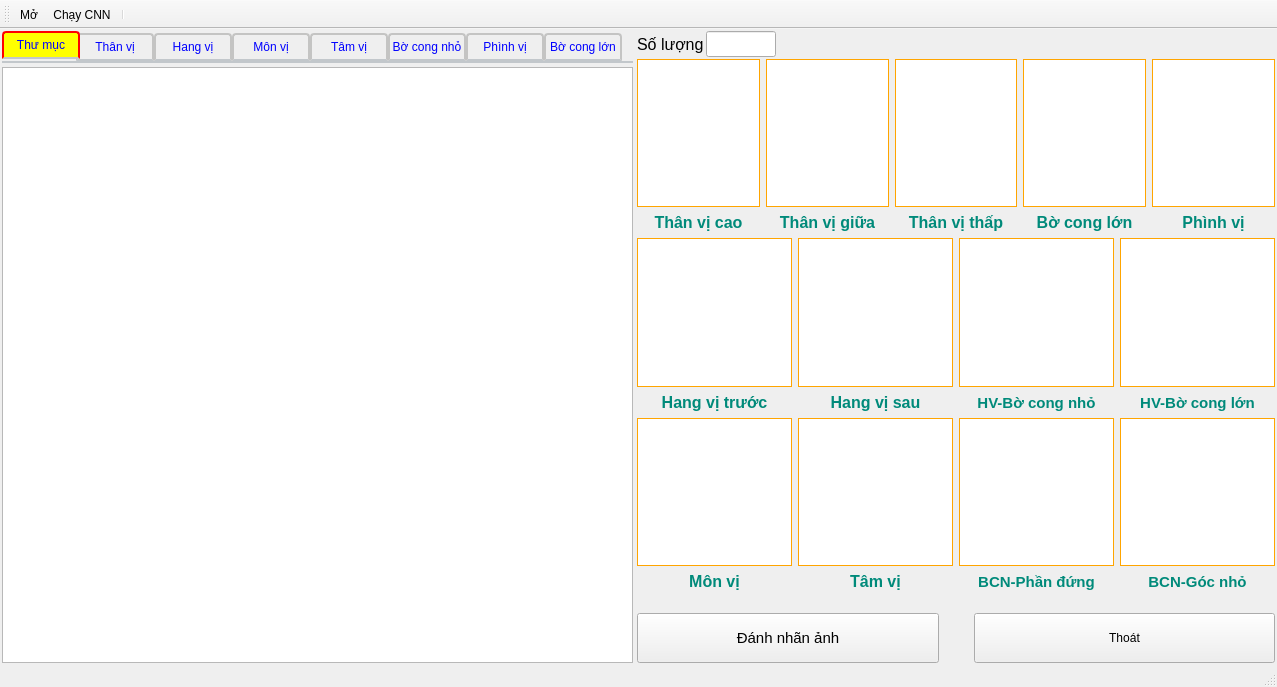
<?xml version="1.0" encoding="UTF-8"?>
<ui version="4.0">
 <class>MainWindow</class>
 <widget class="QMainWindow" name="MainWindow">
  <property name="geometry">
   <rect>
    <x>0</x>
    <y>0</y>
    <width>1277</width>
    <height>687</height>
   </rect>
  </property>
  <property name="acceptDrops">
   <bool>false</bool>
  </property>
  <property name="windowTitle">
   <string>AI Medical Assistant</string>
  </property>
  <widget class="QWidget" name="centralWidget">
   <property name="styleSheet">
    <string notr="true"/>
   </property>
   <layout class="QHBoxLayout" name="horizontalLayout_9">
    <property name="spacing">
     <number>4</number>
    </property>
    <property name="leftMargin">
     <number>2</number>
    </property>
    <property name="topMargin">
     <number>2</number>
    </property>
    <property name="rightMargin">
     <number>2</number>
    </property>
    <property name="bottomMargin">
     <number>2</number>
    </property>
    <item>
     <widget class="QTabWidget" name="tabWidget_2">
      <property name="sizePolicy">
       <sizepolicy hsizetype="Expanding" vsizetype="Expanding">
        <horstretch>0</horstretch>
        <verstretch>0</verstretch>
       </sizepolicy>
      </property>
      <property name="minimumSize">
       <size>
        <width>631</width>
        <height>0</height>
       </size>
      </property>
      <property name="font">
       <font>
        <weight>50</weight>
        <bold>false</bold>
       </font>
      </property>
      <property name="focusPolicy">
       <enum>Qt::TabFocus</enum>
      </property>
      <property name="acceptDrops">
       <bool>true</bool>
      </property>
      <property name="styleSheet">
       <string notr="true">QTabBar::tab{
height: 20px;
width: 70px;
}
QTabWidget::pane { /* The tab widget frame */
    border-top: 2px solid #C2C7CB;
}
/* Style the tab using the tab sub-control. Note that
    it reads QTabBar _not_ QTabWidget */
QTabBar::tab {
	color:blue;
    background:qlineargradient(x1: 0, y1: 0, x2: 0, y2: 1,
                                stop: 0 #E1E1E1, stop: 0.4 #DDDDDD,
                                stop: 0.5 #D8D8D8, stop: 1.0 #D3D3D3);
    border: 2px solid #C4C4C3;
    border-bottom-color: #C2C7CB; /* same as the pane color */
    border-top-left-radius: 4px;
    border-top-right-radius: 4px;
    min-width: 8ex;
    padding: 2px;
}

QTabBar::tab:selected, QTabBar::tab:hover {
    background: yellow;/*qlineargradient(x1: 0, y1: 0, x2: 0, y2: 1,
                                stop: 0 #fafafa, stop: 0.4 #f4f4f4,
                                stop: 0.5 #e7e7e7, stop: 1.0 #fafafa);*/
}

QTabBar::tab:selected {

    border-color: red;
    border-bottom-color: #C2C7CB; /* same as pane color */
}

QTabBar::tab:!selected {
    margin-top: 2px; /* make non-selected tabs look smaller */
}

/* make use of negative margins for overlapping tabs */
QTabBar::tab:selected {
    /* expand/overlap to the left and right by 4px */
    margin-left: -4px;
    margin-right: -4px;
}

QTabBar::tab:first:selected {
    margin-left: 0; /* the first selected tab has nothing to overlap with on the left */
}

QTabBar::tab:last:selected {
    margin-right: 0; /* the last selected tab has nothing to overlap with on the right */
}

QTabBar::tab:only-one {
    margin: 0; /* if there is only one tab, we don't want overlapping margins */
}</string>
      </property>
      <property name="currentIndex">
       <number>0</number>
      </property>
      <widget class="QWidget" name="t_list">
       <attribute name="title">
        <string>Thư mục</string>
       </attribute>
       <layout class="QVBoxLayout" name="verticalLayout_12">
        <property name="leftMargin">
         <number>0</number>
        </property>
        <property name="topMargin">
         <number>4</number>
        </property>
        <property name="rightMargin">
         <number>0</number>
        </property>
        <property name="bottomMargin">
         <number>0</number>
        </property>
        <item>
         <widget class="QListWidget" name="listWidget">
          <property name="contextMenuPolicy">
           <enum>Qt::CustomContextMenu</enum>
          </property>
          <property name="acceptDrops">
           <bool>true</bool>
          </property>
          <property name="autoScrollMargin">
           <number>8</number>
          </property>
          <property name="dragEnabled">
           <bool>true</bool>
          </property>
          <property name="defaultDropAction">
           <enum>Qt::MoveAction</enum>
          </property>
          <property name="iconSize">
           <size>
            <width>290</width>
            <height>218</height>
           </size>
          </property>
          <property name="verticalScrollMode">
           <enum>QAbstractItemView::ScrollPerItem</enum>
          </property>
          <property name="movement">
           <enum>QListView::Snap</enum>
          </property>
          <property name="flow">
           <enum>QListView::LeftToRight</enum>
          </property>
          <property name="resizeMode">
           <enum>QListView::Adjust</enum>
          </property>
          <property name="spacing">
           <number>0</number>
          </property>
          <property name="gridSize">
           <size>
            <width>302</width>
            <height>255</height>
           </size>
          </property>
          <property name="viewMode">
           <enum>QListView::IconMode</enum>
          </property>
         </widget>
        </item>
       </layout>
      </widget>
      <widget class="QWidget" name="t_thanvi">
       <attribute name="title">
        <string>Thân vị</string>
       </attribute>
       <layout class="QVBoxLayout" name="verticalLayout_2">
        <property name="leftMargin">
         <number>0</number>
        </property>
        <property name="topMargin">
         <number>4</number>
        </property>
        <property name="rightMargin">
         <number>0</number>
        </property>
        <property name="bottomMargin">
         <number>0</number>
        </property>
        <item>
         <widget class="QListWidget" name="than_vi">
          <property name="contextMenuPolicy">
           <enum>Qt::CustomContextMenu</enum>
          </property>
          <property name="acceptDrops">
           <bool>true</bool>
          </property>
          <property name="autoScrollMargin">
           <number>8</number>
          </property>
          <property name="dragEnabled">
           <bool>true</bool>
          </property>
          <property name="defaultDropAction">
           <enum>Qt::MoveAction</enum>
          </property>
          <property name="iconSize">
           <size>
            <width>290</width>
            <height>218</height>
           </size>
          </property>
          <property name="movement">
           <enum>QListView::Snap</enum>
          </property>
          <property name="spacing">
           <number>0</number>
          </property>
          <property name="gridSize">
           <size>
            <width>302</width>
            <height>255</height>
           </size>
          </property>
          <property name="viewMode">
           <enum>QListView::IconMode</enum>
          </property>
         </widget>
        </item>
       </layout>
      </widget>
      <widget class="QWidget" name="t_hangvi">
       <attribute name="title">
        <string>Hang vị</string>
       </attribute>
       <layout class="QVBoxLayout" name="verticalLayout_6">
        <property name="leftMargin">
         <number>0</number>
        </property>
        <property name="topMargin">
         <number>4</number>
        </property>
        <property name="rightMargin">
         <number>0</number>
        </property>
        <property name="bottomMargin">
         <number>0</number>
        </property>
        <item>
         <widget class="QListWidget" name="hang_vi">
          <property name="contextMenuPolicy">
           <enum>Qt::CustomContextMenu</enum>
          </property>
          <property name="acceptDrops">
           <bool>true</bool>
          </property>
          <property name="autoScrollMargin">
           <number>8</number>
          </property>
          <property name="dragEnabled">
           <bool>true</bool>
          </property>
          <property name="defaultDropAction">
           <enum>Qt::MoveAction</enum>
          </property>
          <property name="iconSize">
           <size>
            <width>290</width>
            <height>218</height>
           </size>
          </property>
          <property name="movement">
           <enum>QListView::Snap</enum>
          </property>
          <property name="resizeMode">
           <enum>QListView::Adjust</enum>
          </property>
          <property name="spacing">
           <number>0</number>
          </property>
          <property name="gridSize">
           <size>
            <width>302</width>
            <height>255</height>
           </size>
          </property>
          <property name="viewMode">
           <enum>QListView::IconMode</enum>
          </property>
         </widget>
        </item>
       </layout>
      </widget>
      <widget class="QWidget" name="t_monvi">
       <attribute name="title">
        <string>Môn vị</string>
       </attribute>
       <layout class="QVBoxLayout" name="verticalLayout_7">
        <property name="leftMargin">
         <number>0</number>
        </property>
        <property name="topMargin">
         <number>4</number>
        </property>
        <property name="rightMargin">
         <number>0</number>
        </property>
        <property name="bottomMargin">
         <number>0</number>
        </property>
        <item>
         <widget class="QListWidget" name="mon_vi">
          <property name="contextMenuPolicy">
           <enum>Qt::CustomContextMenu</enum>
          </property>
          <property name="acceptDrops">
           <bool>true</bool>
          </property>
          <property name="autoScrollMargin">
           <number>8</number>
          </property>
          <property name="dragEnabled">
           <bool>true</bool>
          </property>
          <property name="defaultDropAction">
           <enum>Qt::MoveAction</enum>
          </property>
          <property name="iconSize">
           <size>
            <width>290</width>
            <height>218</height>
           </size>
          </property>
          <property name="movement">
           <enum>QListView::Snap</enum>
          </property>
          <property name="spacing">
           <number>0</number>
          </property>
          <property name="gridSize">
           <size>
            <width>302</width>
            <height>255</height>
           </size>
          </property>
          <property name="viewMode">
           <enum>QListView::IconMode</enum>
          </property>
         </widget>
        </item>
       </layout>
      </widget>
      <widget class="QWidget" name="t_tamvi">
       <attribute name="title">
        <string>Tâm vị</string>
       </attribute>
       <layout class="QVBoxLayout" name="verticalLayout_8">
        <property name="leftMargin">
         <number>0</number>
        </property>
        <property name="topMargin">
         <number>4</number>
        </property>
        <property name="rightMargin">
         <number>0</number>
        </property>
        <property name="bottomMargin">
         <number>0</number>
        </property>
        <item>
         <widget class="QListWidget" name="tam_vi">
          <property name="contextMenuPolicy">
           <enum>Qt::CustomContextMenu</enum>
          </property>
          <property name="acceptDrops">
           <bool>true</bool>
          </property>
          <property name="autoScrollMargin">
           <number>8</number>
          </property>
          <property name="dragEnabled">
           <bool>true</bool>
          </property>
          <property name="defaultDropAction">
           <enum>Qt::MoveAction</enum>
          </property>
          <property name="iconSize">
           <size>
            <width>290</width>
            <height>218</height>
           </size>
          </property>
          <property name="movement">
           <enum>QListView::Snap</enum>
          </property>
          <property name="resizeMode">
           <enum>QListView::Adjust</enum>
          </property>
          <property name="spacing">
           <number>0</number>
          </property>
          <property name="gridSize">
           <size>
            <width>302</width>
            <height>255</height>
           </size>
          </property>
          <property name="viewMode">
           <enum>QListView::IconMode</enum>
          </property>
         </widget>
        </item>
       </layout>
      </widget>
      <widget class="QWidget" name="t_bcn">
       <attribute name="title">
        <string>Bờ cong nhỏ</string>
       </attribute>
       <layout class="QVBoxLayout" name="verticalLayout_9">
        <property name="leftMargin">
         <number>0</number>
        </property>
        <property name="topMargin">
         <number>4</number>
        </property>
        <property name="rightMargin">
         <number>0</number>
        </property>
        <property name="bottomMargin">
         <number>0</number>
        </property>
        <item>
         <widget class="QListWidget" name="bo_cong_nho">
          <property name="contextMenuPolicy">
           <enum>Qt::CustomContextMenu</enum>
          </property>
          <property name="acceptDrops">
           <bool>true</bool>
          </property>
          <property name="autoScrollMargin">
           <number>8</number>
          </property>
          <property name="dragEnabled">
           <bool>true</bool>
          </property>
          <property name="defaultDropAction">
           <enum>Qt::MoveAction</enum>
          </property>
          <property name="iconSize">
           <size>
            <width>290</width>
            <height>218</height>
           </size>
          </property>
          <property name="movement">
           <enum>QListView::Snap</enum>
          </property>
          <property name="flow">
           <enum>QListView::LeftToRight</enum>
          </property>
          <property name="resizeMode">
           <enum>QListView::Adjust</enum>
          </property>
          <property name="spacing">
           <number>0</number>
          </property>
          <property name="gridSize">
           <size>
            <width>302</width>
            <height>255</height>
           </size>
          </property>
          <property name="viewMode">
           <enum>QListView::IconMode</enum>
          </property>
         </widget>
        </item>
       </layout>
      </widget>
      <widget class="QWidget" name="t_phinhvi">
       <attribute name="title">
        <string>Phình vị</string>
       </attribute>
       <layout class="QVBoxLayout" name="verticalLayout_10">
        <property name="leftMargin">
         <number>0</number>
        </property>
        <property name="topMargin">
         <number>4</number>
        </property>
        <property name="rightMargin">
         <number>0</number>
        </property>
        <property name="bottomMargin">
         <number>0</number>
        </property>
        <item>
         <widget class="QListWidget" name="phinh_vi">
          <property name="contextMenuPolicy">
           <enum>Qt::CustomContextMenu</enum>
          </property>
          <property name="acceptDrops">
           <bool>true</bool>
          </property>
          <property name="autoScrollMargin">
           <number>8</number>
          </property>
          <property name="dragEnabled">
           <bool>true</bool>
          </property>
          <property name="defaultDropAction">
           <enum>Qt::MoveAction</enum>
          </property>
          <property name="iconSize">
           <size>
            <width>290</width>
            <height>218</height>
           </size>
          </property>
          <property name="movement">
           <enum>QListView::Snap</enum>
          </property>
          <property name="resizeMode">
           <enum>QListView::Adjust</enum>
          </property>
          <property name="spacing">
           <number>0</number>
          </property>
          <property name="gridSize">
           <size>
            <width>302</width>
            <height>255</height>
           </size>
          </property>
          <property name="viewMode">
           <enum>QListView::IconMode</enum>
          </property>
         </widget>
        </item>
       </layout>
      </widget>
      <widget class="QWidget" name="t_bcl">
       <attribute name="title">
        <string>Bờ cong lớn</string>
       </attribute>
       <layout class="QVBoxLayout" name="verticalLayout_13">
        <property name="leftMargin">
         <number>0</number>
        </property>
        <property name="topMargin">
         <number>4</number>
        </property>
        <property name="rightMargin">
         <number>0</number>
        </property>
        <property name="bottomMargin">
         <number>0</number>
        </property>
        <item>
         <widget class="QListWidget" name="bo_cong_lon">
          <property name="autoScrollMargin">
           <number>8</number>
          </property>
          <property name="dragEnabled">
           <bool>true</bool>
          </property>
          <property name="defaultDropAction">
           <enum>Qt::MoveAction</enum>
          </property>
          <property name="iconSize">
           <size>
            <width>290</width>
            <height>218</height>
           </size>
          </property>
          <property name="movement">
           <enum>QListView::Snap</enum>
          </property>
          <property name="resizeMode">
           <enum>QListView::Adjust</enum>
          </property>
          <property name="gridSize">
           <size>
            <width>302</width>
            <height>255</height>
           </size>
          </property>
          <property name="viewMode">
           <enum>QListView::IconMode</enum>
          </property>
         </widget>
        </item>
       </layout>
      </widget>
     </widget>
    </item>
    <item>
     <layout class="QVBoxLayout" name="verticalLayout_11">
      <property name="spacing">
       <number>2</number>
      </property>
      <item>
       <layout class="QHBoxLayout" name="horizontalLayout_10">
        <property name="spacing">
         <number>2</number>
        </property>
        <item>
         <widget class="QLabel" name="label_26">
          <property name="sizePolicy">
           <sizepolicy hsizetype="Preferred" vsizetype="Preferred">
            <horstretch>0</horstretch>
            <verstretch>0</verstretch>
           </sizepolicy>
          </property>
          <property name="font">
           <font>
            <pointsize>12</pointsize>
           </font>
          </property>
          <property name="text">
           <string>Số lượng</string>
          </property>
         </widget>
        </item>
        <item>
         <widget class="QLineEdit" name="so_luong">
          <property name="sizePolicy">
           <sizepolicy hsizetype="Expanding" vsizetype="Minimum">
            <horstretch>0</horstretch>
            <verstretch>0</verstretch>
           </sizepolicy>
          </property>
          <property name="minimumSize">
           <size>
            <width>0</width>
            <height>0</height>
           </size>
          </property>
          <property name="maximumSize">
           <size>
            <width>70</width>
            <height>1000</height>
           </size>
          </property>
          <property name="font">
           <font>
            <pointsize>11</pointsize>
           </font>
          </property>
          <property name="readOnly">
           <bool>true</bool>
          </property>
         </widget>
        </item>
        <item>
         <spacer name="horizontalSpacer">
          <property name="orientation">
           <enum>Qt::Horizontal</enum>
          </property>
          <property name="sizeHint" stdset="0">
           <size>
            <width>40</width>
            <height>20</height>
           </size>
          </property>
         </spacer>
        </item>
       </layout>
      </item>
      <item>
       <layout class="QVBoxLayout" name="verticalLayout">
        <item>
         <layout class="QHBoxLayout" name="horizontalLayout">
          <item>
           <widget class="QListWidget" name="tv_cao">
            <property name="sizePolicy">
             <sizepolicy hsizetype="Preferred" vsizetype="Expanding">
              <horstretch>0</horstretch>
              <verstretch>0</verstretch>
             </sizepolicy>
            </property>
            <property name="font">
             <font>
              <pointsize>11</pointsize>
             </font>
            </property>
            <property name="acceptDrops">
             <bool>true</bool>
            </property>
            <property name="styleSheet">
             <string notr="true">border: 1px solid orange;</string>
            </property>
            <property name="dragEnabled">
             <bool>true</bool>
            </property>
            <property name="dragDropMode">
             <enum>QAbstractItemView::DragDrop</enum>
            </property>
            <property name="defaultDropAction">
             <enum>Qt::MoveAction</enum>
            </property>
           </widget>
          </item>
          <item>
           <widget class="QListWidget" name="tv_giua">
            <property name="sizePolicy">
             <sizepolicy hsizetype="Preferred" vsizetype="Expanding">
              <horstretch>0</horstretch>
              <verstretch>0</verstretch>
             </sizepolicy>
            </property>
            <property name="font">
             <font>
              <pointsize>11</pointsize>
             </font>
            </property>
            <property name="styleSheet">
             <string notr="true">border: 1px solid orange;</string>
            </property>
            <property name="dragDropMode">
             <enum>QAbstractItemView::DragDrop</enum>
            </property>
            <property name="defaultDropAction">
             <enum>Qt::MoveAction</enum>
            </property>
           </widget>
          </item>
          <item>
           <widget class="QListWidget" name="tv_thap">
            <property name="sizePolicy">
             <sizepolicy hsizetype="Preferred" vsizetype="Expanding">
              <horstretch>0</horstretch>
              <verstretch>0</verstretch>
             </sizepolicy>
            </property>
            <property name="font">
             <font>
              <pointsize>11</pointsize>
             </font>
            </property>
            <property name="acceptDrops">
             <bool>true</bool>
            </property>
            <property name="styleSheet">
             <string notr="true">border: 1px solid orange;</string>
            </property>
            <property name="dragDropMode">
             <enum>QAbstractItemView::DragDrop</enum>
            </property>
            <property name="defaultDropAction">
             <enum>Qt::MoveAction</enum>
            </property>
           </widget>
          </item>
          <item>
           <widget class="QListWidget" name="tv_rut">
            <property name="sizePolicy">
             <sizepolicy hsizetype="Preferred" vsizetype="Expanding">
              <horstretch>0</horstretch>
              <verstretch>0</verstretch>
             </sizepolicy>
            </property>
            <property name="font">
             <font>
              <pointsize>11</pointsize>
             </font>
            </property>
            <property name="acceptDrops">
             <bool>true</bool>
            </property>
            <property name="styleSheet">
             <string notr="true">border: 1px solid orange;</string>
            </property>
            <property name="dragDropMode">
             <enum>QAbstractItemView::DragDrop</enum>
            </property>
            <property name="defaultDropAction">
             <enum>Qt::MoveAction</enum>
            </property>
           </widget>
          </item>
          <item>
           <widget class="QListWidget" name="inhvi">
            <property name="sizePolicy">
             <sizepolicy hsizetype="Preferred" vsizetype="Expanding">
              <horstretch>0</horstretch>
              <verstretch>0</verstretch>
             </sizepolicy>
            </property>
            <property name="font">
             <font>
              <pointsize>11</pointsize>
             </font>
            </property>
            <property name="acceptDrops">
             <bool>true</bool>
            </property>
            <property name="styleSheet">
             <string notr="true">border: 1px solid orange;</string>
            </property>
            <property name="dragDropMode">
             <enum>QAbstractItemView::DragDrop</enum>
            </property>
            <property name="defaultDropAction">
             <enum>Qt::MoveAction</enum>
            </property>
           </widget>
          </item>
         </layout>
        </item>
        <item>
         <layout class="QHBoxLayout" name="horizontalLayout_4">
          <item>
           <widget class="QLabel" name="label_4">
            <property name="font">
             <font>
              <pointsize>12</pointsize>
              <weight>75</weight>
              <bold>true</bold>
             </font>
            </property>
            <property name="styleSheet">
             <string notr="true">color: rgb(0, 138, 122);</string>
            </property>
            <property name="text">
             <string>Thân vị cao</string>
            </property>
            <property name="alignment">
             <set>Qt::AlignCenter</set>
            </property>
           </widget>
          </item>
          <item>
           <widget class="QLabel" name="label">
            <property name="font">
             <font>
              <pointsize>12</pointsize>
              <weight>75</weight>
              <bold>true</bold>
             </font>
            </property>
            <property name="styleSheet">
             <string notr="true">color: rgb(0, 138, 122);</string>
            </property>
            <property name="text">
             <string>Thân vị giữa</string>
            </property>
            <property name="alignment">
             <set>Qt::AlignCenter</set>
            </property>
           </widget>
          </item>
          <item>
           <widget class="QLabel" name="label_2">
            <property name="font">
             <font>
              <pointsize>12</pointsize>
              <weight>75</weight>
              <bold>true</bold>
             </font>
            </property>
            <property name="styleSheet">
             <string notr="true">
color: rgb(0, 138, 122);</string>
            </property>
            <property name="text">
             <string>Thân vị thấp</string>
            </property>
            <property name="alignment">
             <set>Qt::AlignCenter</set>
            </property>
           </widget>
          </item>
          <item>
           <widget class="QLabel" name="label_3">
            <property name="font">
             <font>
              <pointsize>12</pointsize>
              <weight>75</weight>
              <bold>true</bold>
             </font>
            </property>
            <property name="styleSheet">
             <string notr="true">color: rgb(0, 138, 122);</string>
            </property>
            <property name="text">
             <string>Bờ cong lớn</string>
            </property>
            <property name="alignment">
             <set>Qt::AlignCenter</set>
            </property>
           </widget>
          </item>
          <item>
           <widget class="QLabel" name="label_13">
            <property name="font">
             <font>
              <pointsize>12</pointsize>
              <weight>75</weight>
              <bold>true</bold>
             </font>
            </property>
            <property name="styleSheet">
             <string notr="true">
color: rgb(0, 138, 122);</string>
            </property>
            <property name="text">
             <string>Phình vị</string>
            </property>
            <property name="alignment">
             <set>Qt::AlignCenter</set>
            </property>
           </widget>
          </item>
         </layout>
        </item>
        <item>
         <layout class="QHBoxLayout" name="horizontalLayout_2">
          <item>
           <widget class="QListWidget" name="hv_truoc">
            <property name="sizePolicy">
             <sizepolicy hsizetype="Preferred" vsizetype="Expanding">
              <horstretch>0</horstretch>
              <verstretch>0</verstretch>
             </sizepolicy>
            </property>
            <property name="font">
             <font>
              <pointsize>11</pointsize>
             </font>
            </property>
            <property name="acceptDrops">
             <bool>true</bool>
            </property>
            <property name="styleSheet">
             <string notr="true">border: 1px solid orange;</string>
            </property>
            <property name="dragDropMode">
             <enum>QAbstractItemView::DragDrop</enum>
            </property>
            <property name="defaultDropAction">
             <enum>Qt::MoveAction</enum>
            </property>
           </widget>
          </item>
          <item>
           <widget class="QListWidget" name="hv_sau">
            <property name="sizePolicy">
             <sizepolicy hsizetype="Preferred" vsizetype="Expanding">
              <horstretch>0</horstretch>
              <verstretch>0</verstretch>
             </sizepolicy>
            </property>
            <property name="font">
             <font>
              <pointsize>11</pointsize>
             </font>
            </property>
            <property name="acceptDrops">
             <bool>true</bool>
            </property>
            <property name="styleSheet">
             <string notr="true">border: 1px solid orange;</string>
            </property>
            <property name="dragDropMode">
             <enum>QAbstractItemView::DragDrop</enum>
            </property>
            <property name="defaultDropAction">
             <enum>Qt::MoveAction</enum>
            </property>
           </widget>
          </item>
          <item>
           <widget class="QListWidget" name="hv_bcn">
            <property name="sizePolicy">
             <sizepolicy hsizetype="Preferred" vsizetype="Expanding">
              <horstretch>0</horstretch>
              <verstretch>0</verstretch>
             </sizepolicy>
            </property>
            <property name="font">
             <font>
              <pointsize>11</pointsize>
             </font>
            </property>
            <property name="acceptDrops">
             <bool>true</bool>
            </property>
            <property name="styleSheet">
             <string notr="true">border: 1px solid orange;</string>
            </property>
            <property name="dragDropMode">
             <enum>QAbstractItemView::DragDrop</enum>
            </property>
            <property name="defaultDropAction">
             <enum>Qt::MoveAction</enum>
            </property>
           </widget>
          </item>
          <item>
           <widget class="QListWidget" name="hv_bcl">
            <property name="sizePolicy">
             <sizepolicy hsizetype="Preferred" vsizetype="Expanding">
              <horstretch>0</horstretch>
              <verstretch>0</verstretch>
             </sizepolicy>
            </property>
            <property name="font">
             <font>
              <pointsize>11</pointsize>
             </font>
            </property>
            <property name="acceptDrops">
             <bool>true</bool>
            </property>
            <property name="styleSheet">
             <string notr="true">border: 1px solid orange;</string>
            </property>
            <property name="dragDropMode">
             <enum>QAbstractItemView::DragDrop</enum>
            </property>
            <property name="defaultDropAction">
             <enum>Qt::MoveAction</enum>
            </property>
           </widget>
          </item>
         </layout>
        </item>
        <item>
         <layout class="QHBoxLayout" name="horizontalLayout_5">
          <item>
           <widget class="QLabel" name="label_7">
            <property name="font">
             <font>
              <pointsize>12</pointsize>
              <weight>75</weight>
              <bold>true</bold>
             </font>
            </property>
            <property name="styleSheet">
             <string notr="true">color: rgb(0, 138, 122);</string>
            </property>
            <property name="text">
             <string>Hang vị trước</string>
            </property>
            <property name="alignment">
             <set>Qt::AlignCenter</set>
            </property>
           </widget>
          </item>
          <item>
           <widget class="QLabel" name="label_6">
            <property name="font">
             <font>
              <pointsize>12</pointsize>
              <weight>75</weight>
              <bold>true</bold>
             </font>
            </property>
            <property name="styleSheet">
             <string notr="true">color: rgb(0, 138, 122);</string>
            </property>
            <property name="text">
             <string>Hang vị sau</string>
            </property>
            <property name="alignment">
             <set>Qt::AlignCenter</set>
            </property>
           </widget>
          </item>
          <item>
           <widget class="QLabel" name="label_5">
            <property name="font">
             <font>
              <pointsize>11</pointsize>
              <weight>75</weight>
              <bold>true</bold>
             </font>
            </property>
            <property name="styleSheet">
             <string notr="true">color: rgb(0, 138, 122);</string>
            </property>
            <property name="text">
             <string>HV-Bờ cong nhỏ</string>
            </property>
            <property name="alignment">
             <set>Qt::AlignCenter</set>
            </property>
           </widget>
          </item>
          <item>
           <widget class="QLabel" name="label_8">
            <property name="font">
             <font>
              <pointsize>11</pointsize>
              <weight>75</weight>
              <bold>true</bold>
             </font>
            </property>
            <property name="styleSheet">
             <string notr="true">color: rgb(0, 138, 122);</string>
            </property>
            <property name="text">
             <string>HV-Bờ cong lớn</string>
            </property>
            <property name="alignment">
             <set>Qt::AlignCenter</set>
            </property>
           </widget>
          </item>
         </layout>
        </item>
        <item>
         <layout class="QHBoxLayout" name="horizontalLayout_3">
          <item>
           <widget class="QListWidget" name="monvi">
            <property name="sizePolicy">
             <sizepolicy hsizetype="Preferred" vsizetype="Expanding">
              <horstretch>0</horstretch>
              <verstretch>0</verstretch>
             </sizepolicy>
            </property>
            <property name="font">
             <font>
              <pointsize>11</pointsize>
             </font>
            </property>
            <property name="acceptDrops">
             <bool>true</bool>
            </property>
            <property name="styleSheet">
             <string notr="true">border: 1px solid orange;</string>
            </property>
            <property name="dragDropMode">
             <enum>QAbstractItemView::DragDrop</enum>
            </property>
            <property name="defaultDropAction">
             <enum>Qt::MoveAction</enum>
            </property>
           </widget>
          </item>
          <item>
           <widget class="QListWidget" name="tamvi">
            <property name="sizePolicy">
             <sizepolicy hsizetype="Preferred" vsizetype="Expanding">
              <horstretch>0</horstretch>
              <verstretch>0</verstretch>
             </sizepolicy>
            </property>
            <property name="font">
             <font>
              <pointsize>11</pointsize>
             </font>
            </property>
            <property name="acceptDrops">
             <bool>true</bool>
            </property>
            <property name="styleSheet">
             <string notr="true">border: 1px solid orange;</string>
            </property>
            <property name="dragDropMode">
             <enum>QAbstractItemView::DragDrop</enum>
            </property>
            <property name="defaultDropAction">
             <enum>Qt::MoveAction</enum>
            </property>
           </widget>
          </item>
          <item>
           <widget class="QListWidget" name="bcn_pd">
            <property name="sizePolicy">
             <sizepolicy hsizetype="Preferred" vsizetype="Expanding">
              <horstretch>0</horstretch>
              <verstretch>0</verstretch>
             </sizepolicy>
            </property>
            <property name="font">
             <font>
              <pointsize>11</pointsize>
             </font>
            </property>
            <property name="acceptDrops">
             <bool>true</bool>
            </property>
            <property name="styleSheet">
             <string notr="true">border: 1px solid orange;</string>
            </property>
            <property name="dragDropMode">
             <enum>QAbstractItemView::DragDrop</enum>
            </property>
            <property name="defaultDropAction">
             <enum>Qt::MoveAction</enum>
            </property>
           </widget>
          </item>
          <item>
           <widget class="QListWidget" name="bcn_gn">
            <property name="sizePolicy">
             <sizepolicy hsizetype="Preferred" vsizetype="Expanding">
              <horstretch>0</horstretch>
              <verstretch>0</verstretch>
             </sizepolicy>
            </property>
            <property name="font">
             <font>
              <pointsize>11</pointsize>
             </font>
            </property>
            <property name="acceptDrops">
             <bool>true</bool>
            </property>
            <property name="styleSheet">
             <string notr="true">border: 1px solid orange;</string>
            </property>
            <property name="dragDropMode">
             <enum>QAbstractItemView::DragDrop</enum>
            </property>
            <property name="defaultDropAction">
             <enum>Qt::MoveAction</enum>
            </property>
           </widget>
          </item>
         </layout>
        </item>
        <item>
         <layout class="QHBoxLayout" name="horizontalLayout_6">
          <item>
           <widget class="QLabel" name="label_9">
            <property name="font">
             <font>
              <pointsize>12</pointsize>
              <weight>75</weight>
              <bold>true</bold>
             </font>
            </property>
            <property name="styleSheet">
             <string notr="true">color: rgb(0, 138, 122);</string>
            </property>
            <property name="text">
             <string>Môn vị</string>
            </property>
            <property name="alignment">
             <set>Qt::AlignCenter</set>
            </property>
           </widget>
          </item>
          <item>
           <widget class="QLabel" name="label_10">
            <property name="font">
             <font>
              <pointsize>12</pointsize>
              <weight>75</weight>
              <bold>true</bold>
             </font>
            </property>
            <property name="styleSheet">
             <string notr="true">color: rgb(0, 138, 122);</string>
            </property>
            <property name="text">
             <string>Tâm vị</string>
            </property>
            <property name="alignment">
             <set>Qt::AlignCenter</set>
            </property>
           </widget>
          </item>
          <item>
           <widget class="QLabel" name="label_11">
            <property name="font">
             <font>
              <pointsize>11</pointsize>
              <weight>75</weight>
              <bold>true</bold>
             </font>
            </property>
            <property name="styleSheet">
             <string notr="true">color: rgb(0, 138, 122);</string>
            </property>
            <property name="text">
             <string>BCN-Phần đứng</string>
            </property>
            <property name="alignment">
             <set>Qt::AlignCenter</set>
            </property>
           </widget>
          </item>
          <item>
           <widget class="QLabel" name="label_12">
            <property name="font">
             <font>
              <pointsize>11</pointsize>
              <weight>75</weight>
              <bold>true</bold>
             </font>
            </property>
            <property name="styleSheet">
             <string notr="true">color: rgb(0, 138, 122);</string>
            </property>
            <property name="text">
             <string>BCN-Góc nhỏ</string>
            </property>
            <property name="alignment">
             <set>Qt::AlignCenter</set>
            </property>
           </widget>
          </item>
         </layout>
        </item>
       </layout>
      </item>
      <item>
       <layout class="QHBoxLayout" name="horizontalLayout_7">
        <item>
         <layout class="QGridLayout" name="gridLayout_4">
          <item row="0" column="0">
           <widget class="QLabel" name="label_17">
            <property name="sizePolicy">
             <sizepolicy hsizetype="Preferred" vsizetype="Expanding">
              <horstretch>0</horstretch>
              <verstretch>0</verstretch>
             </sizepolicy>
            </property>
            <property name="frameShape">
             <enum>QFrame::NoFrame</enum>
            </property>
            <property name="text">
             <string/>
            </property>
            <property name="alignment">
             <set>Qt::AlignCenter</set>
            </property>
           </widget>
          </item>
          <item row="0" column="1">
           <widget class="QLabel" name="label_15">
            <property name="sizePolicy">
             <sizepolicy hsizetype="Preferred" vsizetype="MinimumExpanding">
              <horstretch>0</horstretch>
              <verstretch>0</verstretch>
             </sizepolicy>
            </property>
            <property name="styleSheet">
             <string notr="true"/>
            </property>
            <property name="frameShape">
             <enum>QFrame::NoFrame</enum>
            </property>
            <property name="text">
             <string/>
            </property>
            <property name="alignment">
             <set>Qt::AlignCenter</set>
            </property>
           </widget>
          </item>
          <item row="1" column="0" colspan="2">
           <layout class="QHBoxLayout" name="horizontalLayout_8">
            <property name="spacing">
             <number>35</number>
            </property>
            <item>
             <widget class="QPushButton" name="done">
              <property name="sizePolicy">
               <sizepolicy hsizetype="Preferred" vsizetype="Preferred">
                <horstretch>0</horstretch>
                <verstretch>0</verstretch>
               </sizepolicy>
              </property>
              <property name="minimumSize">
               <size>
                <width>0</width>
                <height>50</height>
               </size>
              </property>
              <property name="font">
               <font>
                <pointsize>11</pointsize>
               </font>
              </property>
              <property name="styleSheet">
               <string notr="true">QPushButton:hover:!pressed{
background-color: rgb(170, 255, 255);
}</string>
              </property>
              <property name="text">
               <string>Đánh nhãn ảnh</string>
              </property>
              <property name="default">
               <bool>false</bool>
              </property>
             </widget>
            </item>
            <item>
             <widget class="QPushButton" name="quit">
              <property name="sizePolicy">
               <sizepolicy hsizetype="Minimum" vsizetype="Preferred">
                <horstretch>0</horstretch>
                <verstretch>0</verstretch>
               </sizepolicy>
              </property>
              <property name="font">
               <font>
                <pointsize>9</pointsize>
               </font>
              </property>
              <property name="styleSheet">
               <string notr="true">QPushButton:hover:!pressed{
background-color: rgb(235, 0, 31);
}</string>
              </property>
              <property name="text">
               <string>Thoát</string>
              </property>
             </widget>
            </item>
           </layout>
          </item>
         </layout>
        </item>
       </layout>
      </item>
     </layout>
    </item>
   </layout>
  </widget>
  <widget class="QToolBar" name="mainToolBar">
   <property name="iconSize">
    <size>
     <width>32</width>
     <height>32</height>
    </size>
   </property>
   <attribute name="toolBarArea">
    <enum>TopToolBarArea</enum>
   </attribute>
   <attribute name="toolBarBreak">
    <bool>false</bool>
   </attribute>
   <addaction name="folder"/>
   <addaction name="actionrun"/>
   <addaction name="separator"/>
  </widget>
  <widget class="QStatusBar" name="statusBar"/>
  <action name="folder">
   <property name="icon">
    <iconset>
     <normaloff>:/img/icons8-opened-folder-48.png</normaloff>:/img/icons8-opened-folder-48.png</iconset>
   </property>
   <property name="text">
    <string>Mở</string>
   </property>
   <property name="toolTip">
    <string>Mở thư mục</string>
   </property>
  </action>
  <action name="actionrun">
   <property name="icon">
    <iconset>
     <normaloff>:/img/icons8-play-64.png</normaloff>:/img/icons8-play-64.png</iconset>
   </property>
   <property name="text">
    <string>Chạy CNN</string>
   </property>
   <property name="toolTip">
    <string>Tự động phân loại</string>
   </property>
  </action>
 </widget>
 <layoutdefault spacing="6" margin="11"/>
 <resources/>
 <connections/>
</ui>
